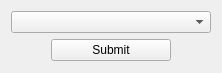
<?xml version="1.0" encoding="UTF-8"?>
<ui version="4.0">
 <class>Form</class>
 <widget class="QWidget" name="Form">
  <property name="geometry">
   <rect>
    <x>0</x>
    <y>0</y>
    <width>220</width>
    <height>73</height>
   </rect>
  </property>
  <property name="windowTitle">
   <string>Form</string>
  </property>
  <layout class="QVBoxLayout" name="verticalLayout_2">
   <item>
    <layout class="QVBoxLayout" name="verticalLayout">
     <item>
      <widget class="QComboBox" name="robotComboBox">
       <property name="sizePolicy">
        <sizepolicy hsizetype="Expanding" vsizetype="Fixed">
         <horstretch>0</horstretch>
         <verstretch>0</verstretch>
        </sizepolicy>
       </property>
       <property name="minimumSize">
        <size>
         <width>200</width>
         <height>0</height>
        </size>
       </property>
      </widget>
     </item>
     <item alignment="Qt::AlignHCenter">
      <widget class="QPushButton" name="submitButton">
       <property name="sizePolicy">
        <sizepolicy hsizetype="Minimum" vsizetype="Fixed">
         <horstretch>0</horstretch>
         <verstretch>0</verstretch>
        </sizepolicy>
       </property>
       <property name="minimumSize">
        <size>
         <width>120</width>
         <height>0</height>
        </size>
       </property>
       <property name="text">
        <string>Submit</string>
       </property>
      </widget>
     </item>
    </layout>
   </item>
  </layout>
 </widget>
 <resources/>
 <connections/>
</ui>
